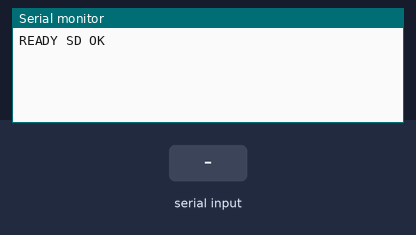
Recording of a sketch running on a simulated Teensy 4. Parts: the last lines printed to the serial monitor. The inputs (shaded band) are chosen by the test bench. Storage starts empty.

Above: at 1.2 s.
1.3 s: "PUT \n" received over Serial
At 2.2 s:
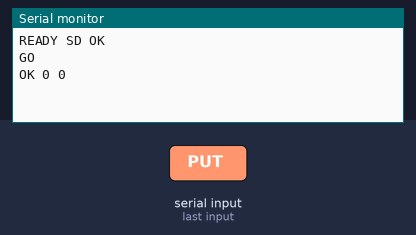
2.8 s: "LIST\n" received over Serial
At 4.2 s:
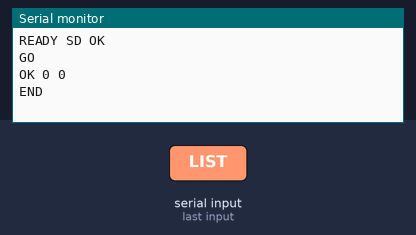

The sketch:

sd_upload.ino
```cpp
// (licence header left out)
/**
 * Oh My Ondas - SD Upload Helper
 *
 * Writes files to the Teensy built-in SD card over USB serial, so test files
 * (e.g. TEST.WAV) can be loaded without removing the card.
 * Host side: firmware/tools/sd_upload.py
 *
 * Protocol (one command per line):
 *   PUT <name> <size>  -> "GO", then <size> raw bytes -> "OK <bytes> <sum32>" or "ERR ..."
 *   LIST               -> one "<name> <size>" line per root file, then "END"
 */

#include <SD.h>

bool sdOk = false;
uint8_t buf[8192];

String readLine() {
    String s;
    while (true) {
        if (Serial.available()) {
            char c = Serial.read();
            if (c == '\n') return s;
            if (c != '\r') s += c;
        }
    }
}

void doPut(const String& name, uint32_t size) {
    if (SD.exists(name.c_str())) SD.remove(name.c_str());
    File f = SD.open(name.c_str(), FILE_WRITE);
    if (!f) { Serial.println("ERR open"); return; }
    Serial.println("GO");
    uint32_t got = 0, sum = 0;
    unsigned long last = millis();
    while (got < size) {
        int avail = Serial.available();
        if (avail > 0) {
            int n = Serial.readBytes((char*)buf, min((uint32_t)sizeof(buf), min((uint32_t)avail, size - got)));
            for (int i = 0; i < n; i++) sum += buf[i];
            if (f.write(buf, n) != (size_t)n) { f.close(); Serial.println("ERR write"); return; }
            got += n;
            last = millis();
        } else if (millis() - last > 5000) {
            f.close();
            Serial.printf("ERR timeout at %lu\n", got);
            return;
        }
    }
    f.close();
    Serial.printf("OK %lu %lu\n", got, sum);
}

void setup() {
    Serial.begin(115200);
    while (!Serial) {}
    sdOk = SD.begin(BUILTIN_SDCARD);
    Serial.println(sdOk ? "READY SD OK" : "READY SD FAIL");
}

void loop() {
    String line = readLine();
    if (!sdOk) { Serial.println("ERR no SD"); return; }
    if (line.startsWith("PUT ")) {
        int sp = line.indexOf(' ', 4);
        doPut(line.substring(4, sp), line.substring(sp + 1).toInt());
    } else if (line == "LIST") {
        File root = SD.open("/");
        while (File e = root.openNextFile()) {
            Serial.printf("%s %lu\n", e.name(), (unsigned long)e.size());
            e.close();
        }
        Serial.println("END");
    }
}
```

Measured:
- after the input at 1.3 s, the serial monitor: prints a new line at once (image 1)
- after the input at 2.8 s, the serial monitor: prints a new line at once (image 2)
